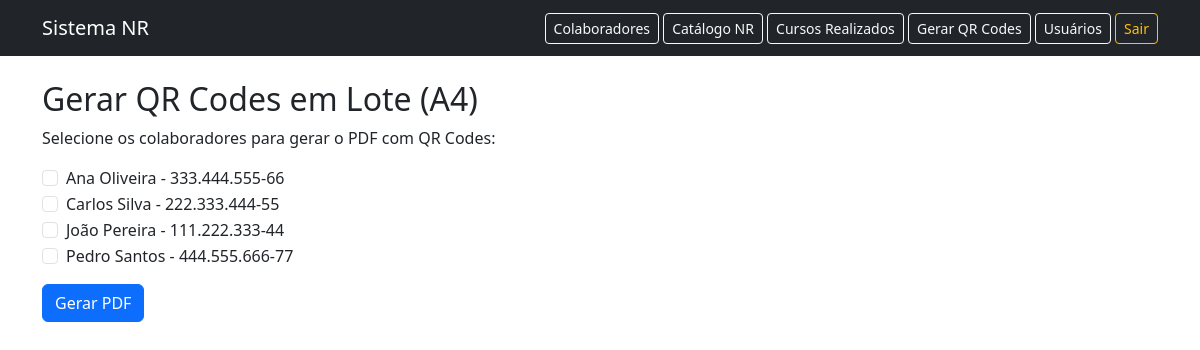
/cursos/gerar-qrcodes (signed in), run on the app's committed database.
### models.py (models this page shows, shortened)
class Colaborador(db.Model):
    __tablename__ = "colaboradores"
    id = db.Column(db.Integer, primary_key=True)
    nome = db.Column(db.String(150), nullable=False)
    cpf = db.Column(db.String(14), unique=True, nullable=False)
    matricula = db.Column(db.String(20))
    ativo = db.Column(db.Boolean, default=True)
    cursos = db.relationship(
        "ColaboradorCurso",
        backref="colaborador",
        cascade="all, delete-orphan",
        lazy=True
    )

### routes/cursos.py (the view)
@bp_cursos.route("/gerar-qrcodes", methods=["GET", "POST"])
@login_required
def gerar_qrcodes():
    from flask import request, send_file
    from services.qrcode_service import montar_folha_a4, exportar_paginas_pdf
    if request_method_is_post := (request.method == "POST"):
        ids = request.form.getlist("colaboradores")
        if not ids:
            flash("Selecione ao menos um colaborador.", "danger")
            return redirect(url_for("cursos.gerar_qrcodes"))
        colaboradores = Colaborador.query.filter(Colaborador.id.in_(ids)).all()
        paginas = montar_folha_a4(colaboradores)
        caminho_pdf = exportar_paginas_pdf(
            paginas, "static/qrcodes/lote_qrcodes.pdf")
        return send_file(caminho_pdf, as_attachment=True)
    colaboradores = Colaborador.query.filter_by(
        ativo=True).order_by(Colaborador.nome).all()
    return render_template("cursos/gerar_qrcodes.html", colaboradores=colaboradores)

### app.py (called while the page is built)
@login_manager.user_loader
def load_user(user_id):
    return Usuario.query.get(int(user_id))

@app.before_request
def alerta_vencimento():
    if current_user.is_authenticated:
        session["alertas_nr"] = listar_cursos_criticos(ColaboradorCurso)

### services/validade_service.py (called while the page is built)
def status_curso(curso):
    if not curso.data_vencimento:
        return "INDEFINIDO", None
    hoje = date.today()
    dias_restantes = (curso.data_vencimento - hoje).days
    if dias_restantes < 0:
        return "VENCIDO", dias_restantes
    elif dias_restantes <= 30:
        return "A_VENCER", dias_restantes
    return "VALIDO", dias_restantes

def listar_cursos_criticos(ColaboradorCurso):
    cursos = ColaboradorCurso.query.all()
    criticos = []
    for c in cursos:
        status, dias = status_curso(c)
        if status in ("VENCIDO", "A_VENCER"):
            criticos.append({
                "colaborador": c.colaborador.nome,
                "colaborador_id": c.colaborador_id,
                "curso": c.catalogo.nome_curso,
                "vencimento": c.data_vencimento,
                "status": status,
                "dias_restantes": dias
            })
    criticos.sort(key=lambda x: (
        x["status"] != "VENCIDO", x["dias_restantes"] if x["dias_restantes"] is not None else 9999))
    return criticos

### templates/cursos/gerar_qrcodes.html
{% extends "base.html" %}
{% block content %}
<h2>Gerar QR Codes em Lote (A4)</h2>
<form method="POST">
    <div class="mb-3">
        <p>Selecione os colaboradores para gerar o PDF com QR Codes:</p>
        {% for c in colaboradores %}
            <div class="form-check">
                <input class="form-check-input" type="checkbox" name="colaboradores" value="{{ c.id }}" id="col{{ c.id }}">
                <label class="form-check-label" for="col{{ c.id }}">{{ c.nome }} - {{ c.cpf }}</label>
            </div>
        {% endfor %}
    </div>
    <button type="submit" class="btn btn-primary">Gerar PDF</button>
</form>
{% endblock %}

### data on the page
Colaborador: nome "Ana Oliveira", cpf "333.444.555-66"
Colaborador: nome "Carlos Silva", cpf "222.333.444-55"
Colaborador: nome "João Pereira", cpf "111.222.333-44"
Colaborador: nome "Pedro Santos", cpf "444.555.666-77"
